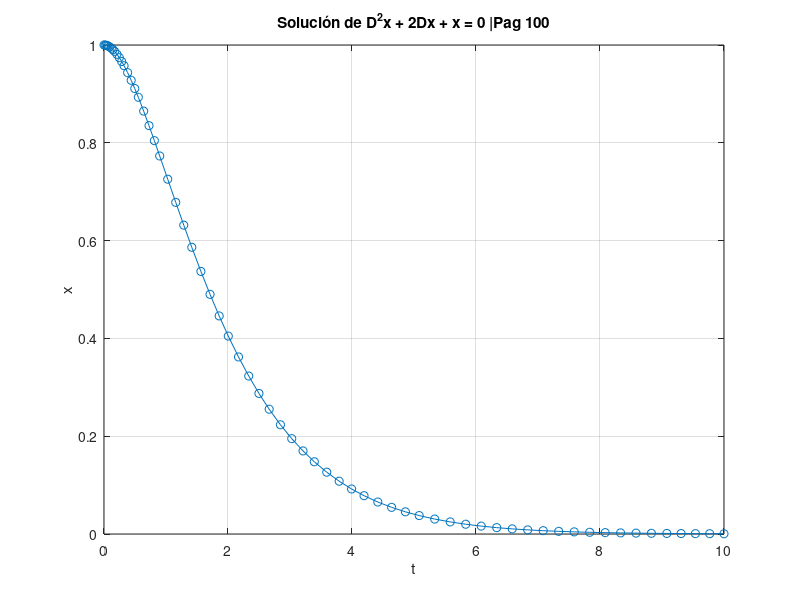

Recreate this plot in MATLAB.
% Definir la función del sistema de EDO
dydt_system = @(t, y) [y(2); -2*y(2) - y(1)];

% Definir el rango de tiempo
tspan_system = [0 10];

% Condiciones iniciales
y0_system = [1; 0];  % Puedes ajustar las condiciones iniciales según tus necesidades

% Resolver el sistema de EDO usando ode45
[t_system, y_system] = ode45(dydt_system, tspan_system, y0_system);

% Graficar la solución
figure;
plot(t_system, y_system(:, 1), '-o')
xlabel('t')
ylabel('x')
title('Solución de D^2x + 2Dx + x = 0 |Pag 100')
grid on
